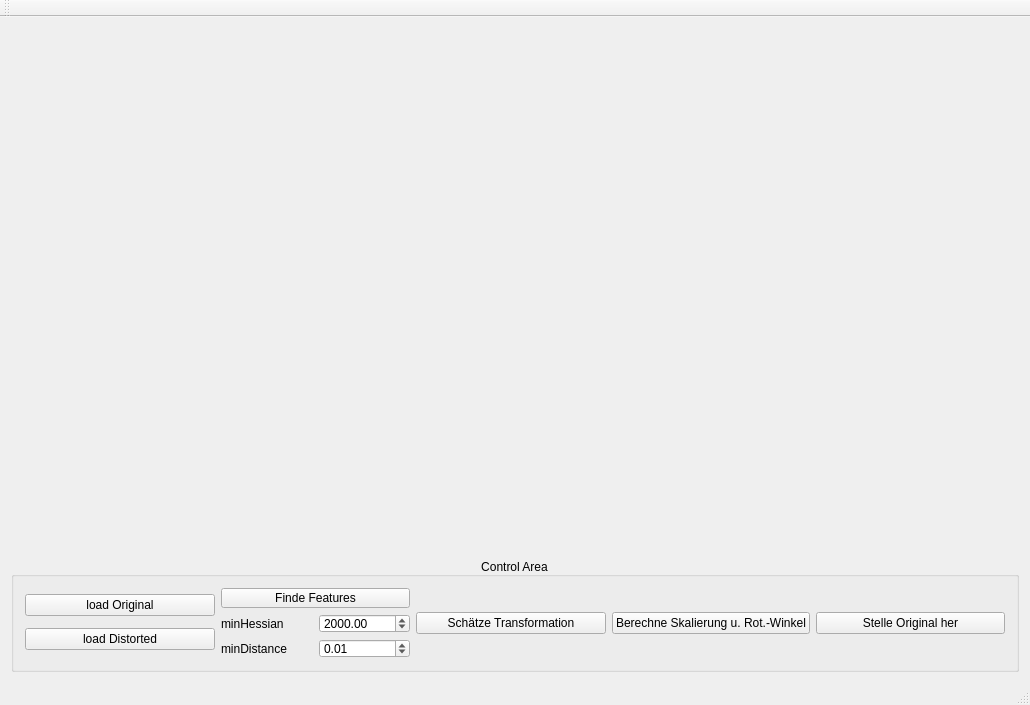
<?xml version="1.0" encoding="UTF-8"?>
<ui version="4.0">
 <class>MainWindow</class>
 <widget class="QMainWindow" name="MainWindow">
  <property name="geometry">
   <rect>
    <x>0</x>
    <y>0</y>
    <width>1030</width>
    <height>705</height>
   </rect>
  </property>
  <property name="windowTitle">
   <string>MainWindow</string>
  </property>
  <widget class="QWidget" name="centralWidget">
   <layout class="QVBoxLayout" name="verticalLayout_2">
    <item>
     <layout class="QHBoxLayout" name="hl_ImgArea">
      <item>
       <widget class="QLabel" name="label_Orig">
        <property name="text">
         <string/>
        </property>
        <property name="alignment">
         <set>Qt::AlignCenter</set>
        </property>
       </widget>
      </item>
      <item>
       <widget class="QLabel" name="label_Processed">
        <property name="text">
         <string/>
        </property>
        <property name="alignment">
         <set>Qt::AlignCenter</set>
        </property>
       </widget>
      </item>
     </layout>
    </item>
    <item>
     <widget class="QGroupBox" name="gb_ConrolArea">
      <property name="maximumSize">
       <size>
        <width>16777215</width>
        <height>115</height>
       </size>
      </property>
      <property name="title">
       <string>Control Area</string>
      </property>
      <property name="alignment">
       <set>Qt::AlignBottom|Qt::AlignHCenter</set>
      </property>
      <layout class="QHBoxLayout" name="horizontalLayout">
       <item>
        <layout class="QVBoxLayout" name="vl_loadButtons">
         <item>
          <widget class="QPushButton" name="pb_loadImg">
           <property name="text">
            <string>load Original</string>
           </property>
          </widget>
         </item>
         <item>
          <widget class="QPushButton" name="pb_loadDistorted">
           <property name="text">
            <string>load Distorted</string>
           </property>
          </widget>
         </item>
        </layout>
       </item>
       <item>
        <layout class="QVBoxLayout" name="vl_Features">
         <item>
          <widget class="QPushButton" name="pb_Features">
           <property name="text">
            <string>Finde Features</string>
           </property>
          </widget>
         </item>
         <item>
          <layout class="QHBoxLayout" name="hl_Hessian">
           <item>
            <widget class="QLabel" name="label_minHessian">
             <property name="text">
              <string>minHessian</string>
             </property>
            </widget>
           </item>
           <item>
            <widget class="QDoubleSpinBox" name="dsb_minHessian">
             <property name="maximum">
              <double>10000.000000000000000</double>
             </property>
             <property name="value">
              <double>2000.000000000000000</double>
             </property>
            </widget>
           </item>
          </layout>
         </item>
         <item>
          <layout class="QHBoxLayout" name="hl_Distance">
           <item>
            <widget class="QLabel" name="label_Distance">
             <property name="text">
              <string>minDistance</string>
             </property>
            </widget>
           </item>
           <item>
            <widget class="QDoubleSpinBox" name="dsb_Distance">
             <property name="maximum">
              <double>100.000000000000000</double>
             </property>
             <property name="singleStep">
              <double>0.010000000000000</double>
             </property>
             <property name="value">
              <double>0.010000000000000</double>
             </property>
            </widget>
           </item>
          </layout>
         </item>
        </layout>
       </item>
       <item>
        <widget class="QPushButton" name="pb_Trans">
         <property name="text">
          <string>Schätze Transformation</string>
         </property>
        </widget>
       </item>
       <item>
        <widget class="QPushButton" name="pb_SkalRot">
         <property name="text">
          <string>Berechne Skalierung u. Rot.-Winkel</string>
         </property>
        </widget>
       </item>
       <item>
        <widget class="QPushButton" name="pb_OrigImg">
         <property name="text">
          <string>Stelle Original her</string>
         </property>
        </widget>
       </item>
      </layout>
     </widget>
    </item>
   </layout>
  </widget>
  <widget class="QMenuBar" name="menuBar">
   <property name="geometry">
    <rect>
     <x>0</x>
     <y>0</y>
     <width>1030</width>
     <height>26</height>
    </rect>
   </property>
  </widget>
  <widget class="QToolBar" name="mainToolBar">
   <attribute name="toolBarArea">
    <enum>TopToolBarArea</enum>
   </attribute>
   <attribute name="toolBarBreak">
    <bool>false</bool>
   </attribute>
  </widget>
  <widget class="QStatusBar" name="statusBar"/>
 </widget>
 <layoutdefault spacing="6" margin="11"/>
 <resources/>
 <connections/>
</ui>
